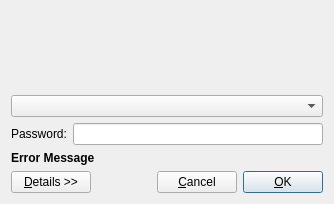
<?xml version="1.0" encoding="UTF-8"?>
<ui version="4.0">
 <class>PolkitDialog</class>
 <widget class="QWidget" name="PolkitDialog">
  <property name="geometry">
   <rect>
    <x>0</x>
    <y>0</y>
    <width>334</width>
    <height>204</height>
   </rect>
  </property>
  <property name="sizePolicy">
   <sizepolicy hsizetype="Expanding" vsizetype="Expanding">
    <horstretch>0</horstretch>
    <verstretch>0</verstretch>
   </sizepolicy>
  </property>
  <property name="windowTitle">
   <string>Authenticate</string>
  </property>
  <property name="windowIcon">
   <iconset resource="widget-res.qrc">
    <normaloff>:/new/prefix1/res/fingerprint-gui.png</normaloff>:/new/prefix1/res/fingerprint-gui.png</iconset>
  </property>
  <layout class="QGridLayout" name="gridLayout">
   <property name="sizeConstraint">
    <enum>QLayout::SetNoConstraint</enum>
   </property>
   <item row="8" column="0" colspan="4">
    <layout class="QHBoxLayout" name="horizontalLayout" stretch="0,0,0,0">
     <property name="sizeConstraint">
      <enum>QLayout::SetMinimumSize</enum>
     </property>
     <property name="leftMargin">
      <number>0</number>
     </property>
     <item>
      <widget class="QPushButton" name="detailsButton">
       <property name="sizePolicy">
        <sizepolicy hsizetype="Preferred" vsizetype="Maximum">
         <horstretch>0</horstretch>
         <verstretch>0</verstretch>
        </sizepolicy>
       </property>
       <property name="text">
        <string>&amp;Details &gt;&gt;</string>
       </property>
      </widget>
     </item>
     <item>
      <spacer name="horizontalSpacer">
       <property name="orientation">
        <enum>Qt::Horizontal</enum>
       </property>
       <property name="sizeHint" stdset="0">
        <size>
         <width>40</width>
         <height>20</height>
        </size>
       </property>
      </spacer>
     </item>
     <item>
      <widget class="QPushButton" name="cancelButton">
       <property name="sizePolicy">
        <sizepolicy hsizetype="Preferred" vsizetype="Maximum">
         <horstretch>0</horstretch>
         <verstretch>0</verstretch>
        </sizepolicy>
       </property>
       <property name="text">
        <string>&amp;Cancel</string>
       </property>
      </widget>
     </item>
     <item>
      <widget class="QPushButton" name="okButton">
       <property name="sizePolicy">
        <sizepolicy hsizetype="Preferred" vsizetype="Maximum">
         <horstretch>0</horstretch>
         <verstretch>0</verstretch>
        </sizepolicy>
       </property>
       <property name="text">
        <string>&amp;OK</string>
       </property>
       <property name="autoDefault">
        <bool>false</bool>
       </property>
       <property name="default">
        <bool>true</bool>
       </property>
      </widget>
     </item>
    </layout>
   </item>
   <item row="7" column="0" colspan="4">
    <layout class="QHBoxLayout" name="horizontalLayoutDetails">
     <property name="sizeConstraint">
      <enum>QLayout::SetMinimumSize</enum>
     </property>
     <property name="leftMargin">
      <number>0</number>
     </property>
     <property name="topMargin">
      <number>0</number>
     </property>
    </layout>
   </item>
   <item row="0" column="1" rowspan="2" colspan="3">
    <layout class="QVBoxLayout" name="verticalContent">
     <property name="spacing">
      <number>6</number>
     </property>
     <property name="sizeConstraint">
      <enum>QLayout::SetNoConstraint</enum>
     </property>
     <item>
      <widget class="QLabel" name="headerLabel">
       <property name="sizePolicy">
        <sizepolicy hsizetype="Expanding" vsizetype="Expanding">
         <horstretch>0</horstretch>
         <verstretch>0</verstretch>
        </sizepolicy>
       </property>
       <property name="text">
        <string/>
       </property>
       <property name="wordWrap">
        <bool>true</bool>
       </property>
       <property name="buddy">
        <cstring>passwordEdit</cstring>
       </property>
      </widget>
     </item>
     <item>
      <widget class="QLabel" name="contentLabel">
       <property name="sizePolicy">
        <sizepolicy hsizetype="Expanding" vsizetype="Expanding">
         <horstretch>0</horstretch>
         <verstretch>0</verstretch>
        </sizepolicy>
       </property>
       <property name="text">
        <string/>
       </property>
       <property name="wordWrap">
        <bool>true</bool>
       </property>
      </widget>
     </item>
    </layout>
   </item>
   <item row="2" column="0" colspan="4">
    <widget class="QComboBox" name="userCombobox">
     <property name="sizePolicy">
      <sizepolicy hsizetype="Expanding" vsizetype="Maximum">
       <horstretch>0</horstretch>
       <verstretch>0</verstretch>
      </sizepolicy>
     </property>
    </widget>
   </item>
   <item row="3" column="0" colspan="4">
    <layout class="QHBoxLayout" name="horizontalLayoutPassword" stretch="0,0">
     <property name="sizeConstraint">
      <enum>QLayout::SetNoConstraint</enum>
     </property>
     <item>
      <widget class="QLabel" name="passwordLabel">
       <property name="sizePolicy">
        <sizepolicy hsizetype="Maximum" vsizetype="Maximum">
         <horstretch>0</horstretch>
         <verstretch>0</verstretch>
        </sizepolicy>
       </property>
       <property name="text">
        <string>Password:</string>
       </property>
       <property name="buddy">
        <cstring>passwordEdit</cstring>
       </property>
      </widget>
     </item>
     <item>
      <widget class="QLineEdit" name="passwordEdit">
       <property name="sizePolicy">
        <sizepolicy hsizetype="Expanding" vsizetype="Maximum">
         <horstretch>0</horstretch>
         <verstretch>0</verstretch>
        </sizepolicy>
       </property>
       <property name="minimumSize">
        <size>
         <width>150</width>
         <height>0</height>
        </size>
       </property>
       <property name="echoMode">
        <enum>QLineEdit::Password</enum>
       </property>
       <property name="passwordMode" stdset="0">
        <bool>true</bool>
       </property>
      </widget>
     </item>
    </layout>
   </item>
   <item row="5" column="0" colspan="4">
    <layout class="QHBoxLayout" name="horizontalError" stretch="0">
     <property name="sizeConstraint">
      <enum>QLayout::SetMaximumSize</enum>
     </property>
     <item>
      <widget class="QLabel" name="errorLabel">
       <property name="enabled">
        <bool>true</bool>
       </property>
       <property name="sizePolicy">
        <sizepolicy hsizetype="Expanding" vsizetype="Maximum">
         <horstretch>0</horstretch>
         <verstretch>0</verstretch>
        </sizepolicy>
       </property>
       <property name="font">
        <font>
         <weight>75</weight>
         <bold>true</bold>
        </font>
       </property>
       <property name="text">
        <string>Error Message</string>
       </property>
      </widget>
     </item>
    </layout>
   </item>
   <item row="4" column="0" colspan="4">
    <layout class="QHBoxLayout" name="horizontalLayoutFingerprint">
     <property name="spacing">
      <number>0</number>
     </property>
     <property name="sizeConstraint">
      <enum>QLayout::SetMaximumSize</enum>
     </property>
    </layout>
   </item>
   <item row="0" column="0">
    <widget class="QLabel" name="iconLabel">
     <property name="sizePolicy">
      <sizepolicy hsizetype="Maximum" vsizetype="Maximum">
       <horstretch>0</horstretch>
       <verstretch>0</verstretch>
      </sizepolicy>
     </property>
     <property name="text">
      <string/>
     </property>
     <property name="pixmap">
      <pixmap resource="widget-res.qrc">:/new/prefix1/res/fingerprint-gui.png</pixmap>
     </property>
     <property name="wordWrap">
      <bool>false</bool>
     </property>
     <property name="buddy">
      <cstring>passwordEdit</cstring>
     </property>
    </widget>
   </item>
  </layout>
 </widget>
 <resources>
  <include location="widget-res.qrc"/>
 </resources>
 <connections/>
</ui>
